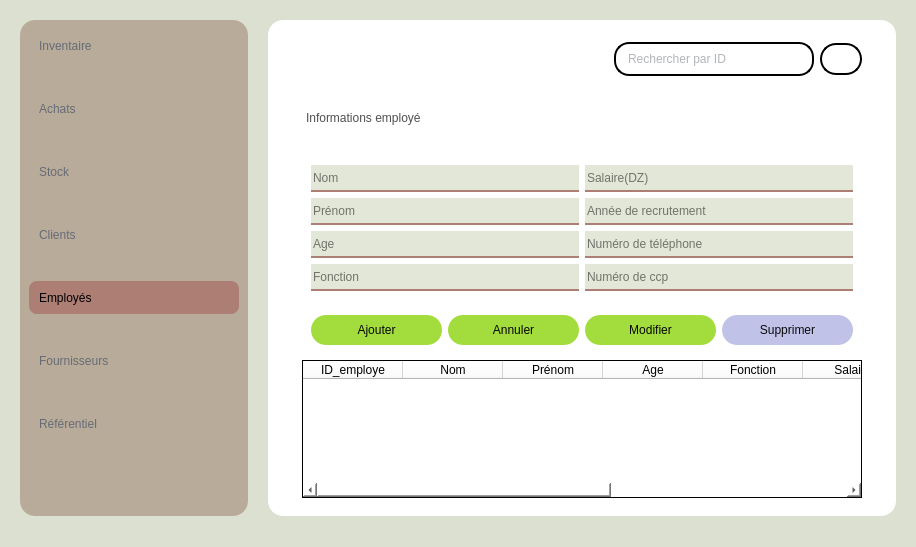
<?xml version="1.0" encoding="UTF-8"?>
<ui version="4.0">
 <class>MainWindow</class>
 <widget class="QMainWindow" name="MainWindow">
  <property name="geometry">
   <rect>
    <x>0</x>
    <y>0</y>
    <width>916</width>
    <height>547</height>
   </rect>
  </property>
  <property name="windowTitle">
   <string>MainWindow</string>
  </property>
  <property name="styleSheet">
   <string notr="true">background-color: rgb(219, 224, 208);</string>
  </property>
  <widget class="QWidget" name="centralwidget">
   <layout class="QHBoxLayout" name="horizontalLayout">
    <property name="spacing">
     <number>20</number>
    </property>
    <property name="leftMargin">
     <number>20</number>
    </property>
    <property name="topMargin">
     <number>20</number>
    </property>
    <property name="rightMargin">
     <number>20</number>
    </property>
    <item>
     <widget class="QWidget" name="menu_widget_4" native="true">
      <property name="maximumSize">
       <size>
        <width>1000</width>
        <height>16777215</height>
       </size>
      </property>
      <property name="styleSheet">
       <string notr="true">QWidget{
	
	
	background-color: rgb(185, 171, 154);
width:200px;
border-radius:15px;
}

QPushButton{
font: 63 12pt &quot;Bahnschrift SemiBold&quot;;
border:none;
text-align:left;
color: rgb(101, 107, 117);
height:33px;
padding-left:10px;

}
QPushButton:hover{
border-radius:5px;

	
	background-color: rgb(236, 218, 197);
}
QPushButton:pressed{
	
	color: rgb(0, 0, 0);
	border:2px solid;
	border-color: rgb(0, 0, 0);


}
</string>
      </property>
      <layout class="QVBoxLayout" name="verticalLayout_2">
       <property name="rightMargin">
        <number>9</number>
       </property>
       <item>
        <layout class="QVBoxLayout" name="verticalLayout">
         <property name="spacing">
          <number>30</number>
         </property>
         <item>
          <widget class="QPushButton" name="inventaire_btn">
           <property name="text">
            <string>Inventaire</string>
           </property>
           <property name="icon">
            <iconset>
             <normaloff>../IMAGES/icones/tirelire.png</normaloff>../IMAGES/icones/tirelire.png</iconset>
           </property>
           <property name="iconSize">
            <size>
             <width>19</width>
             <height>19</height>
            </size>
           </property>
           <property name="checkable">
            <bool>false</bool>
           </property>
           <property name="checked">
            <bool>false</bool>
           </property>
           <property name="autoRepeat">
            <bool>false</bool>
           </property>
           <property name="autoExclusive">
            <bool>false</bool>
           </property>
          </widget>
         </item>
         <item>
          <widget class="QPushButton" name="achats_btn">
           <property name="text">
            <string>Achats</string>
           </property>
           <property name="icon">
            <iconset>
             <normaloff>../IMAGES/icones/panier.png</normaloff>../IMAGES/icones/panier.png</iconset>
           </property>
           <property name="iconSize">
            <size>
             <width>19</width>
             <height>19</height>
            </size>
           </property>
          </widget>
         </item>
         <item>
          <widget class="QPushButton" name="stock_btn">
           <property name="text">
            <string>Stock</string>
           </property>
           <property name="icon">
            <iconset>
             <normaloff>../IMAGES/icones/boutique.png</normaloff>../IMAGES/icones/boutique.png</iconset>
           </property>
           <property name="iconSize">
            <size>
             <width>19</width>
             <height>19</height>
            </size>
           </property>
          </widget>
         </item>
         <item>
          <widget class="QPushButton" name="client_btn">
           <property name="text">
            <string>Clients</string>
           </property>
           <property name="icon">
            <iconset>
             <normaloff>../IMAGES/icones/utilisateurs-alt.png</normaloff>../IMAGES/icones/utilisateurs-alt.png</iconset>
           </property>
           <property name="iconSize">
            <size>
             <width>19</width>
             <height>19</height>
            </size>
           </property>
          </widget>
         </item>
         <item>
          <widget class="QPushButton" name="employee_btn">
           <property name="styleSheet">
            <string notr="true">color: rgb(0, 0, 0);
border-radius:7.5px;
background-color: rgb(172, 126, 116);</string>
           </property>
           <property name="text">
            <string>Employés</string>
           </property>
           <property name="icon">
            <iconset>
             <normaloff>../IMAGES/icones/mallette (1).png</normaloff>../IMAGES/icones/mallette (1).png</iconset>
           </property>
           <property name="iconSize">
            <size>
             <width>19</width>
             <height>19</height>
            </size>
           </property>
          </widget>
         </item>
         <item>
          <widget class="QPushButton" name="fournisseurs_btn">
           <property name="text">
            <string>Fournisseurs</string>
           </property>
           <property name="icon">
            <iconset>
             <normaloff>../IMAGES/icones/cote-camion.png</normaloff>../IMAGES/icones/cote-camion.png</iconset>
           </property>
           <property name="iconSize">
            <size>
             <width>19</width>
             <height>19</height>
            </size>
           </property>
          </widget>
         </item>
         <item>
          <widget class="QPushButton" name="referentiel_btn">
           <property name="text">
            <string>Référentiel</string>
           </property>
           <property name="icon">
            <iconset>
             <normaloff>../IMAGES/icones/livre-alt.png</normaloff>../IMAGES/icones/livre-alt.png</iconset>
           </property>
           <property name="iconSize">
            <size>
             <width>19</width>
             <height>19</height>
            </size>
           </property>
          </widget>
         </item>
        </layout>
       </item>
       <item>
        <widget class="QWidget" name="widget_5" native="true">
         <layout class="QHBoxLayout" name="horizontalLayout_3">
          <item>
           <widget class="QPushButton" name="user_btn">
            <property name="minimumSize">
             <size>
              <width>1</width>
              <height>0</height>
             </size>
            </property>
            <property name="maximumSize">
             <size>
              <width>35</width>
              <height>16777215</height>
             </size>
            </property>
            <property name="text">
             <string/>
            </property>
            <property name="icon">
             <iconset>
              <normaloff>../IMAGES/icones/ajout-dutilisateur.png</normaloff>../IMAGES/icones/ajout-dutilisateur.png</iconset>
            </property>
           </widget>
          </item>
         </layout>
        </widget>
       </item>
      </layout>
     </widget>
    </item>
    <item>
     <widget class="QWidget" name="widget_2" native="true">
      <property name="maximumSize">
       <size>
        <width>16777215</width>
        <height>16777215</height>
       </size>
      </property>
      <property name="styleSheet">
       <string notr="true">QWidget{

background-color: rgb(255, 255, 255);
border-radius:15px;
}
</string>
      </property>
      <layout class="QVBoxLayout" name="verticalLayout_3">
       <property name="spacing">
        <number>10</number>
       </property>
       <property name="leftMargin">
        <number>25</number>
       </property>
       <property name="rightMargin">
        <number>25</number>
       </property>
       <item>
        <widget class="QWidget" name="widget_3" native="true">
         <property name="maximumSize">
          <size>
           <width>16777215</width>
           <height>60</height>
          </size>
         </property>
         <property name="styleSheet">
          <string notr="true">QPushButton{
border:2px solid;
border-radius:16px;
width:38px;
height:28.4px;

}
QPushButton:hover{
border-color: rgb(163, 221, 61);

}
QPushButton:pressed{
	background-color: rgb(163, 221, 61);

}

QLineEdit{
border:2px solid;
height:40px;
border-radius:15px;
color: rgb(101, 107, 117);
font: 63 10pt &quot;Bahnschrift SemiBold&quot;;
padding-left:10px;

}
QLineEdit:hover{
	border-color: rgb(163, 221, 61);


}
</string>
         </property>
         <layout class="QHBoxLayout" name="horizontalLayout_2">
          <property name="topMargin">
           <number>13</number>
          </property>
          <property name="bottomMargin">
           <number>13</number>
          </property>
          <item>
           <widget class="QPushButton" name="menu_btn_4">
            <property name="maximumSize">
             <size>
              <width>40</width>
              <height>40</height>
             </size>
            </property>
            <property name="styleSheet">
             <string notr="true">QPushButton{
border:none;}
QPushButton:hover{
	background-color: rgb(189, 191, 228);
}
</string>
            </property>
            <property name="text">
             <string/>
            </property>
            <property name="icon">
             <iconset>
              <normaloff>../IMAGES/icones/barres-decalees.png</normaloff>../IMAGES/icones/barres-decalees.png</iconset>
            </property>
            <property name="iconSize">
             <size>
              <width>30</width>
              <height>30</height>
             </size>
            </property>
           </widget>
          </item>
          <item>
           <spacer name="horizontalSpacer">
            <property name="orientation">
             <enum>Qt::Horizontal</enum>
            </property>
            <property name="sizeHint" stdset="0">
             <size>
              <width>309</width>
              <height>20</height>
             </size>
            </property>
           </spacer>
          </item>
          <item>
           <widget class="QLineEdit" name="Barre">
            <property name="minimumSize">
             <size>
              <width>200</width>
              <height>0</height>
             </size>
            </property>
            <property name="maximumSize">
             <size>
              <width>400</width>
              <height>16777215</height>
             </size>
            </property>
            <property name="text">
             <string/>
            </property>
            <property name="placeholderText">
             <string>Rechercher par ID</string>
            </property>
           </widget>
          </item>
          <item>
           <widget class="QPushButton" name="Recherche">
            <property name="text">
             <string/>
            </property>
            <property name="icon">
             <iconset>
              <normaloff>../IMAGES/icones/chercher.png</normaloff>../IMAGES/icones/chercher.png</iconset>
            </property>
            <property name="iconSize">
             <size>
              <width>18</width>
              <height>18</height>
             </size>
            </property>
           </widget>
          </item>
         </layout>
        </widget>
       </item>
       <item>
        <widget class="QWidget" name="widget_7" native="true">
         <property name="styleSheet">
          <string notr="true">QPushButton{
border:none;

}
QPushButton:hover{
	border-color: rgb(192, 194, 232);
border-radius:10px;
border:2px solid;
}
QPushButton:pressed{
	background-color: rgb(192, 194, 232);




}
</string>
         </property>
         <layout class="QHBoxLayout" name="horizontalLayout_5">
          <item>
           <widget class="QLabel" name="label">
            <property name="styleSheet">
             <string notr="true">color: rgb(79, 79, 79);
font: 63 18pt &quot;Bahnschrift SemiBold&quot;;
padding:1px;


</string>
            </property>
            <property name="text">
             <string>Informations employé</string>
            </property>
           </widget>
          </item>
          <item>
           <widget class="QPushButton" name="info_btn">
            <property name="text">
             <string/>
            </property>
            <property name="icon">
             <iconset>
              <normaloff>../IMAGES/icones/angle-petit-bas.png</normaloff>../IMAGES/icones/angle-petit-bas.png</iconset>
            </property>
            <property name="iconSize">
             <size>
              <width>20</width>
              <height>20</height>
             </size>
            </property>
           </widget>
          </item>
          <item>
           <spacer name="horizontalSpacer_2">
            <property name="orientation">
             <enum>Qt::Horizontal</enum>
            </property>
            <property name="sizeHint" stdset="0">
             <size>
              <width>40</width>
              <height>20</height>
             </size>
            </property>
           </spacer>
          </item>
         </layout>
        </widget>
       </item>
       <item>
        <widget class="QWidget" name="widget_4" native="true">
         <property name="maximumSize">
          <size>
           <width>16777215</width>
           <height>16777215</height>
          </size>
         </property>
         <property name="styleSheet">
          <string notr="true">QTableWidget{
border:1px solid;
border-radius:0px;}</string>
         </property>
         <layout class="QGridLayout" name="gridLayout">
          <item row="1" column="0">
           <widget class="QWidget" name="info_widget" native="true">
            <property name="styleSheet">
             <string notr="true">QLineEdit{
height:25px;
font: 63 10pt &quot;Bahnschrift SemiBold&quot;;
border-bottom:2px solid #ac7e74;
background-color: rgb(226, 231, 215);

}



</string>
            </property>
            <layout class="QGridLayout" name="gridLayout_3">
             <item row="2" column="0">
              <widget class="QLineEdit" name="ageE">
               <property name="placeholderText">
                <string>Age</string>
               </property>
              </widget>
             </item>
             <item row="1" column="0">
              <widget class="QLineEdit" name="prenomE">
               <property name="text">
                <string/>
               </property>
               <property name="placeholderText">
                <string>Prénom</string>
               </property>
              </widget>
             </item>
             <item row="0" column="0">
              <widget class="QLineEdit" name="nomE">
               <property name="placeholderText">
                <string>Nom</string>
               </property>
              </widget>
             </item>
             <item row="0" column="1">
              <widget class="QLineEdit" name="salaireE">
               <property name="placeholderText">
                <string>Salaire(DZ)</string>
               </property>
              </widget>
             </item>
             <item row="1" column="1">
              <widget class="QLineEdit" name="acE">
               <property name="placeholderText">
                <string>Année de recrutement</string>
               </property>
              </widget>
             </item>
             <item row="2" column="1">
              <widget class="QLineEdit" name="numE">
               <property name="placeholderText">
                <string>Numéro de téléphone</string>
               </property>
              </widget>
             </item>
             <item row="3" column="0">
              <widget class="QLineEdit" name="fonctionE">
               <property name="placeholderText">
                <string>Fonction</string>
               </property>
              </widget>
             </item>
             <item row="3" column="1">
              <widget class="QLineEdit" name="numccpE">
               <property name="placeholderText">
                <string>Numéro de ccp</string>
               </property>
              </widget>
             </item>
            </layout>
           </widget>
          </item>
          <item row="3" column="0">
           <widget class="QTableWidget" name="tableWidget">
            <property name="styleSheet">
             <string notr="true">font: 63 10pt &quot;Bahnschrift semibold &quot;;</string>
            </property>
            <column>
             <property name="text">
              <string>ID_employe</string>
             </property>
            </column>
            <column>
             <property name="text">
              <string>Nom</string>
             </property>
            </column>
            <column>
             <property name="text">
              <string>Prénom</string>
             </property>
            </column>
            <column>
             <property name="text">
              <string>Age</string>
             </property>
            </column>
            <column>
             <property name="text">
              <string>Fonction</string>
             </property>
            </column>
            <column>
             <property name="text">
              <string>Salaire</string>
             </property>
            </column>
            <column>
             <property name="text">
              <string>Année_recrutement</string>
             </property>
            </column>
            <column>
             <property name="text">
              <string>Num_téléphone</string>
             </property>
            </column>
            <column>
             <property name="text">
              <string>Num_ccp</string>
             </property>
            </column>
           </widget>
          </item>
          <item row="2" column="0">
           <widget class="QWidget" name="widget_6" native="true">
            <property name="styleSheet">
             <string notr="true">QPushButton{
font: 63 11pt &quot;Bahnschrift SemiBold&quot;;
text-align:center;
	color: rgb(6, 6, 6);
border-radius:15px;
height:30px;
	background-color: rgb(163, 221, 61);
width:130px;



}
QPushButton:hover{
border:2px solid;
	border-color: rgb(32, 80, 10);

	color: rgb(77, 77, 77);
	
}
QPushButton:pressed{
	
	color: rgb(0, 0, 0);
	background-color: rgb(33, 83, 10);


}</string>
            </property>
            <layout class="QGridLayout" name="gridLayout_2">
             <item row="0" column="0">
              <layout class="QHBoxLayout" name="horizontalLayout_4">
               <item>
                <widget class="QPushButton" name="AddButtonE">
                 <property name="text">
                  <string>Ajouter</string>
                 </property>
                 <property name="icon">
                  <iconset>
                   <normaloff>../IMAGES/icones/plus.png</normaloff>../IMAGES/icones/plus.png</iconset>
                 </property>
                </widget>
               </item>
               <item>
                <widget class="QPushButton" name="AnnulerButtonE">
                 <property name="text">
                  <string>Annuler</string>
                 </property>
                 <property name="icon">
                  <iconset>
                   <normaloff>../IMAGES/icones/croix-cercle.png</normaloff>../IMAGES/icones/croix-cercle.png</iconset>
                 </property>
                </widget>
               </item>
               <item>
                <widget class="QPushButton" name="ModifierButtonE">
                 <property name="text">
                  <string>Modifier</string>
                 </property>
                 <property name="icon">
                  <iconset>
                   <normaloff>../IMAGES/icones/crayon.png</normaloff>../IMAGES/icones/crayon.png</iconset>
                 </property>
                </widget>
               </item>
               <item>
                <widget class="QPushButton" name="SupprimerButtonE">
                 <property name="styleSheet">
                  <string notr="true">QPushButton{
	
background-color: rgb(192, 194, 232);
color: rgb(11, 11, 11);


}
QPushButton:hover{
border-color:rgb(111, 97, 188);
}

	


QPushButton:pressed{
background-color: rgb(111, 97, 188);

}

</string>
                 </property>
                 <property name="text">
                  <string>Supprimer</string>
                 </property>
                 <property name="icon">
                  <iconset>
                   <normaloff>../IMAGES/icones/poubelle.png</normaloff>../IMAGES/icones/poubelle.png</iconset>
                 </property>
                </widget>
               </item>
              </layout>
             </item>
            </layout>
           </widget>
          </item>
         </layout>
        </widget>
       </item>
      </layout>
     </widget>
    </item>
   </layout>
  </widget>
  <widget class="QStatusBar" name="statusbar"/>
  <action name="actionParam_tres">
   <property name="text">
    <string>Paramètres</string>
   </property>
  </action>
  <action name="actionEdition">
   <property name="text">
    <string>Edition</string>
   </property>
  </action>
  <action name="actionSession">
   <property name="text">
    <string>Session</string>
   </property>
  </action>
 </widget>
 <tabstops>
  <tabstop>inventaire_btn</tabstop>
  <tabstop>achats_btn</tabstop>
  <tabstop>stock_btn</tabstop>
  <tabstop>client_btn</tabstop>
  <tabstop>employee_btn</tabstop>
  <tabstop>fournisseurs_btn</tabstop>
  <tabstop>referentiel_btn</tabstop>
  <tabstop>Barre</tabstop>
  <tabstop>Recherche</tabstop>
 </tabstops>
 <resources/>
 <connections>
  <connection>
   <sender>AnnulerButtonE</sender>
   <signal>clicked()</signal>
   <receiver>salaireE</receiver>
   <slot>clear()</slot>
   <hints>
    <hint type="sourcelabel">
     <x>512</x>
     <y>357</y>
    </hint>
    <hint type="destinationlabel">
     <x>726</x>
     <y>204</y>
    </hint>
   </hints>
  </connection>
  <connection>
   <sender>AnnulerButtonE</sender>
   <signal>clicked()</signal>
   <receiver>acE</receiver>
   <slot>clear()</slot>
   <hints>
    <hint type="sourcelabel">
     <x>450</x>
     <y>363</y>
    </hint>
    <hint type="destinationlabel">
     <x>685</x>
     <y>245</y>
    </hint>
   </hints>
  </connection>
  <connection>
   <sender>AnnulerButtonE</sender>
   <signal>clicked()</signal>
   <receiver>numE</receiver>
   <slot>clear()</slot>
   <hints>
    <hint type="sourcelabel">
     <x>550</x>
     <y>353</y>
    </hint>
    <hint type="destinationlabel">
     <x>722</x>
     <y>264</y>
    </hint>
   </hints>
  </connection>
  <connection>
   <sender>AnnulerButtonE</sender>
   <signal>clicked()</signal>
   <receiver>numccpE</receiver>
   <slot>clear()</slot>
   <hints>
    <hint type="sourcelabel">
     <x>471</x>
     <y>347</y>
    </hint>
    <hint type="destinationlabel">
     <x>724</x>
     <y>307</y>
    </hint>
   </hints>
  </connection>
  <connection>
   <sender>AnnulerButtonE</sender>
   <signal>clicked()</signal>
   <receiver>nomE</receiver>
   <slot>clear()</slot>
   <hints>
    <hint type="sourcelabel">
     <x>490</x>
     <y>347</y>
    </hint>
    <hint type="destinationlabel">
     <x>450</x>
     <y>195</y>
    </hint>
   </hints>
  </connection>
  <connection>
   <sender>AnnulerButtonE</sender>
   <signal>clicked()</signal>
   <receiver>prenomE</receiver>
   <slot>clear()</slot>
   <hints>
    <hint type="sourcelabel">
     <x>459</x>
     <y>345</y>
    </hint>
    <hint type="destinationlabel">
     <x>460</x>
     <y>236</y>
    </hint>
   </hints>
  </connection>
  <connection>
   <sender>AnnulerButtonE</sender>
   <signal>clicked()</signal>
   <receiver>ageE</receiver>
   <slot>clear()</slot>
   <hints>
    <hint type="sourcelabel">
     <x>528</x>
     <y>349</y>
    </hint>
    <hint type="destinationlabel">
     <x>407</x>
     <y>268</y>
    </hint>
   </hints>
  </connection>
  <connection>
   <sender>AnnulerButtonE</sender>
   <signal>clicked()</signal>
   <receiver>fonctionE</receiver>
   <slot>clear()</slot>
   <hints>
    <hint type="sourcelabel">
     <x>571</x>
     <y>347</y>
    </hint>
    <hint type="destinationlabel">
     <x>449</x>
     <y>301</y>
    </hint>
   </hints>
  </connection>
 </connections>
</ui>
